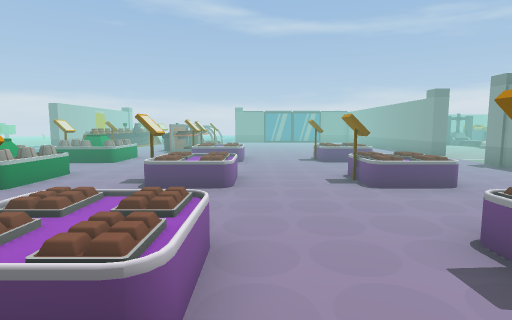
[1] (above)

18 first-person views from a walk through a Unity game level. The camera is 1.3 m above the floor, tilts 6° down and sees 80° across. Doors are open. The floor is counted in squares, 1 m on a side. Each view is taken from the middle of a square. On the plan, view 1 faces up. The plan holds only what a view shows up to about 14 squares ahead; the rest is blank. The place goes on beyond the plan. The player is left out.

[2]
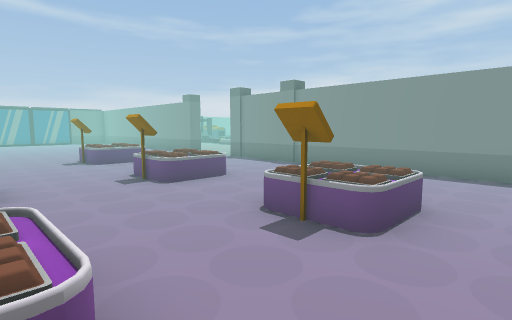

[3]
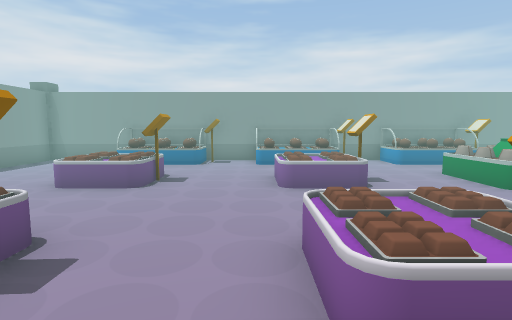

[4]
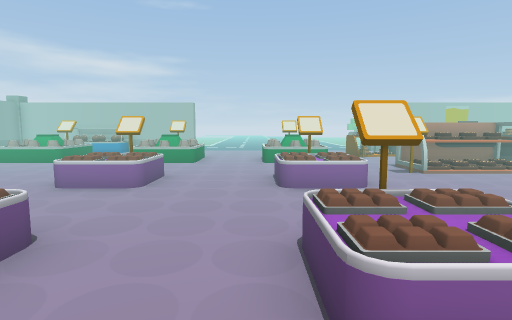

[5]
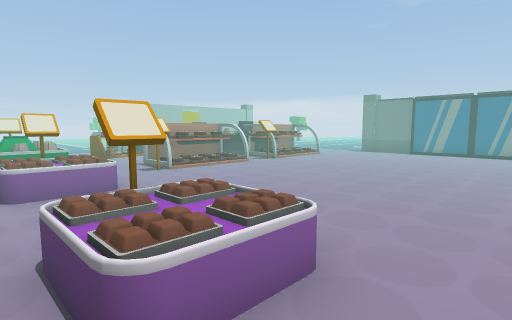

[6]
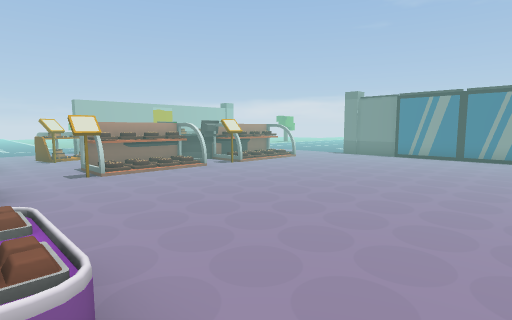

[7]
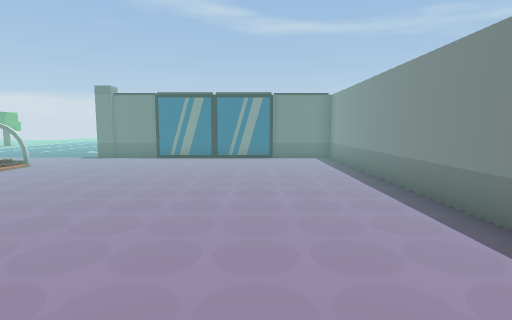

[8]
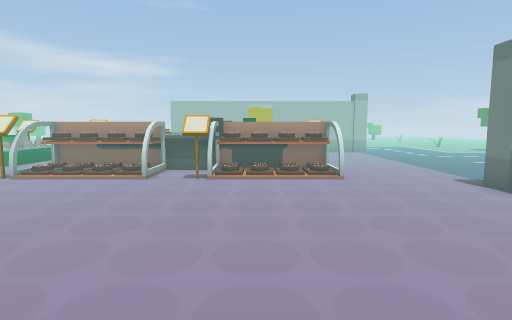

[9]
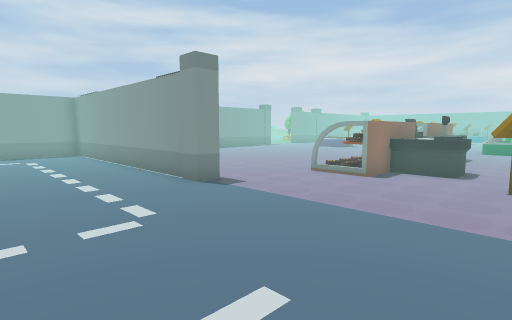

[10]
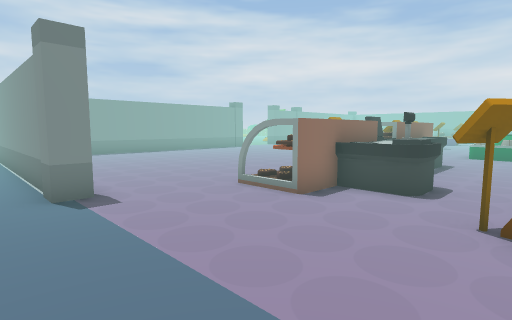

[11]
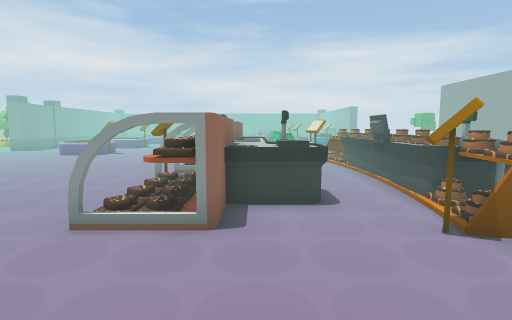

[12]
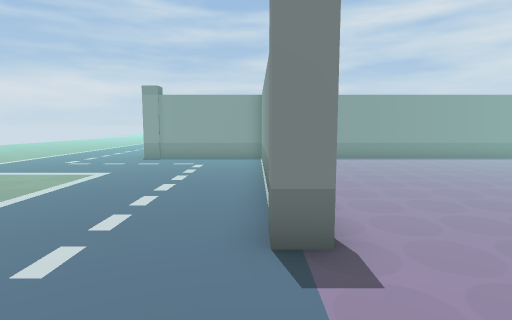

[13]
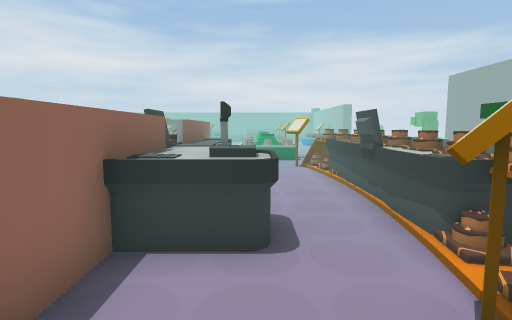

[14]
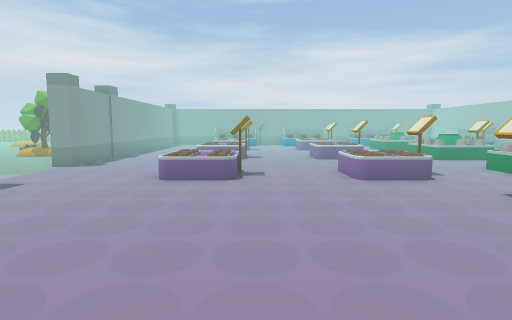

[15]
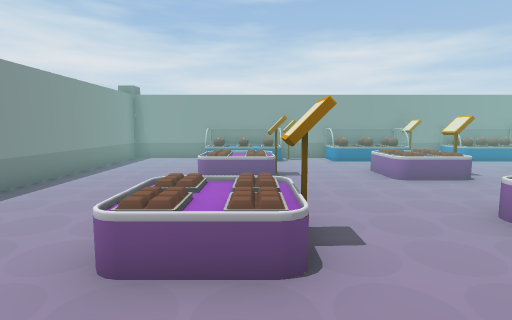

[16]
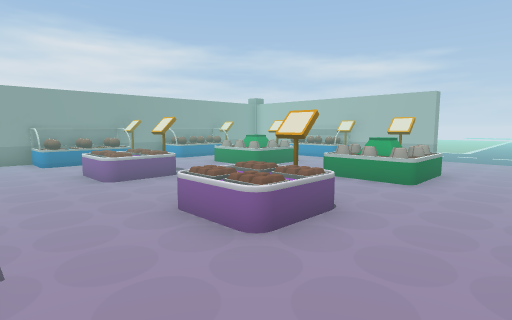

[17]
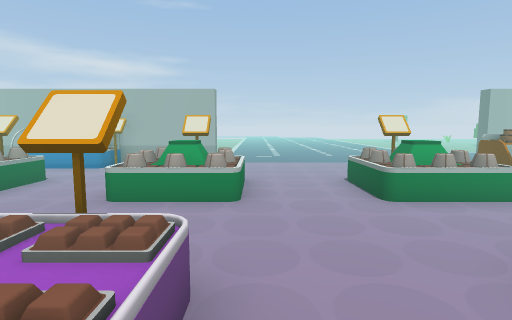

[18]
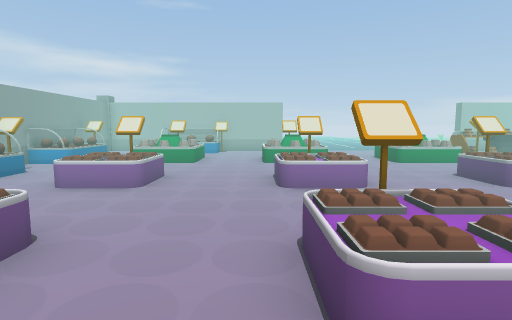

### Floor plan
Key: @ floor where view 1 was taken; # wall or solid block; . floor; D open door; = window, fence, low wall or low ledge; S shelf; T tree; O other object.
Columns run from 8 left of view 1 to 13 right of it. Each row starts with its distance up from view 1.
 32 . ..............#
 31 ................#
 30 ................#
 29 ................#
 28 .......##########
 27 .......##########
 26 ................#
 25 =...............#
 24 O...SS..........#
 23 O.OOSS..........#
 22 O.OOSS..........#
 21 O..OSS..........#
 20 O..OOS..........#
 19 O..OSS..........#
 18 O..OSS..........#
 17 O..OSS..........#
 16 O...SS..........
 15 =....S..........
 14 .SS.............DD
 13 SSSS..SS...SS...DD
 12 SSSS.SSS..SSS...DD.
 11 .SS.............DD.
 10 ................##..
  9 .SS.............# ...
  8 SSSS..SS...SS...#  ...
  7 SSSS.SSS..SSS...#  TTT
  6 . S.............#
  5 ................#
  4 .SS.............#
  3 SSSS..SS...SS...#
  2 SSSS.SSS..SSS...#
  1    .............#
  0   ......@.......#
 -1 SSSS.SSSS.SSSS..#
 -2 SSSS#SSSS#SSSS###

Where each view was taken, in squares from view 1:
view 1: 0 up, 0 right, facing up
view 2: 0 up, 1 left, facing up-right
view 3: 10 up, 0 right, facing down
view 4: 11 up, 6 right, facing left
view 5: 11 up, 6 right, facing up-left
view 6: 13 up, 6 right, facing up-left
view 7: 14 up, 5 right, facing up
view 8: 22 up, 5 right, facing left
view 9: 32 up, 8 left, facing down-right
view 10: 29 up, 8 left, facing down-right
view 11: 28 up, 5 left, facing down
view 12: 28 up, 5 left, facing right
view 13: 26 up, 6 left, facing down
view 14: 21 up, 2 right, facing down
view 15: 11 up, 3 right, facing down
view 16: 11 up, 2 right, facing down-left
view 17: 9 up, 0 right, facing left
view 18: 6 up, 6 right, facing left
